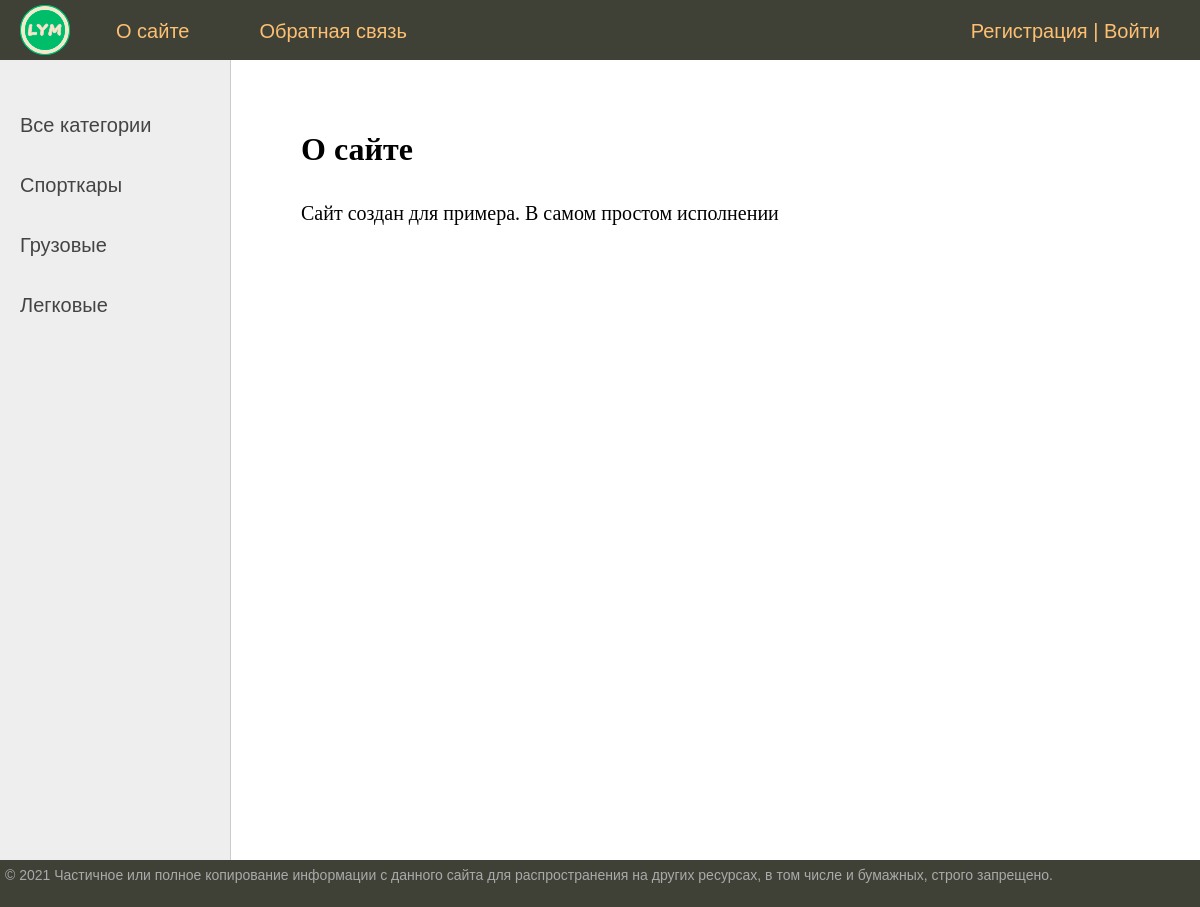
The page /about/ on the database its author committed.
### brandauto/models.py (models this page shows, shortened)
class Menu(models.Model):
    title = models.CharField(max_length=255, verbose_name='Заголовок меню')
    url_name = models.CharField(max_length=255, verbose_name='URL меню')
    class Meta:
        verbose_name = 'Меню'
        verbose_name_plural = 'Меню'
        ordering = ['id']

class Category(models.Model):
    name = models.CharField(max_length=100, db_index=True, verbose_name='Категория')
    slug = models.SlugField(max_length=255, unique=True, db_index=True, verbose_name='URL')
    def get_absolute_url(self):
        return reverse('category', kwargs={'cat_slug': self.slug})
    class Meta:
        verbose_name = 'Категория'
        verbose_name_plural = 'Категории'
        ordering = ['id']

### brandauto/views.py (the view)
# urls.py: path('about/', about, name='about'),
def about(request):
    if not request.user.is_authenticated:
        menu = Menu.objects.filter(~Q(url_name='add_page'))
    else:
        menu = Menu.objects.all()
    cats = get_cats_auto()
    return render(request, 'brandauto/about.html', {'menu': menu,
                                                    'title': 'О сайте',
                                                    'cats': cats})

### brandauto/utils.py (called while the page is built)
def get_cats_auto():
    cats = Category.objects.annotate(Count('cars')).order_by('id')
    return cats

### brandauto/templates/brandauto/about.html
{% extends 'brandauto/base.html' %}
{% block content %}
<h1>{{title}}</h1>
<p>Сайт создан для примера. В самом простом исполнении</p>
{% endblock %}

### brandauto/templates/brandauto/base.html (shortened to what this page needs)
{% load static %}
{% load django_bootstrap5 %}
{% bootstrap_css %}
<!DOCTYPE html>
<html>
<head>
	<link type="text/css" href="{% static 'brandauto/css/styles.css' %}" rel="stylesheet" />
</head>
<body>
<div class="table-page">
	{% block mainmenu %}
	<div class="header">
		<ul id="mainmenu" class="mainmenu">
			<li class="logo"><a href="{% url 'home' %}"><div class="logo"></div></a></li>
			{% for m in menu %}
			<li><a href="{% url m.url_name %}">{{m.title}}</a></li>
			{% endfor %}
			{% if request.user.is_authenticated %}
			<div class="last">
				<div id="block_mini_profile">
					{% include 'users/user_profile.html' %}
				</div>
				<a class="logout" href="{% url 'logout' %}">Выйти</a>
			</div>
			{% else %}
			<li class="last"><a href="{% url 'register' %}">Регистрация</a> | <a href="{% url 'login' %}">Войти</a></li>
			{% endif %}
		</ul>
	</div>
	{% endblock mainmenu %}
	<div class="table-content">
		<div class="left-chapters">
			<ul id="leftchapters">
			{% if cat_selected == 0 %}
					<li class="selected">Все категории</li>
			{% else %}
					<li><a href="{% url 'home' %}">Все категории</a></li>
			{% endif %}
			{% for c in cats %}
			{% if c.cars__count > 0 %}
				{% if c.pk == cat_selected %}
					<li class="selected">{{ c.name }}</li>
				{% else %}
					<li><a href="{{ c.get_absolute_url }}">{{ c.name }}</a></li>
				{% endif %}
			{% endif %}
			{% endfor %}
			</ul>
		</div>
		<div class="content">
			<div class="content-text">
			{% block content %}
			{% endblock content %}
			</div>
		</div>
	</div>
	<div id="footer">
		<p>&copy; 2021 Частичное или полное копирование информации с данного сайта для распространения на других ресурсах, в том числе и бумажных, строго запрещено.</p>
	</div>
</div>
</body>
</html>

### brandauto/static/brandauto/css/styles.css (style rules this page uses)
html, body { font-family: 'Arial'; margin: 0; padding: 0; height: 100%; width: 100%; color: #444; }
ul { list-style: none; }
h1 { font-weight: bold; margin: 0 0 30px 0; }
div { display: flex; flex-direction: row; }
a { color: #0059b2; text-decoration: none; }
.table-page { flex-direction: column; }
.header { background: #3F4137; height: 60px; display: block; }
.logo { background: url('../images/logo.png') no-repeat 20px 5px; width: 86px; height: 55px; }
ul.mainmenu { list-style: none; margin: 0; padding: 0; height: 60px; color: #fdc073; font-size: 20px; overflow: hidden; }
ul.mainmenu li { float: left; margin: 16px 40px 0 30px; }
ul.mainmenu li.logo { margin: 0; }
ul.mainmenu li.last { float: right; }
ul.mainmenu li a { color: #fdc073; text-decoration: none; }
.table-content { width: 100%; min-height: 100%; height: auto; }
.left-chapters { margin: 0; background: #eee; border-right: 1px solid #ccc; }
.left-chapters ul { width: 230px; margin: 0; padding: 20px 10px 10px 20px; list-style: none; font-size: 20px; }
.left-chapters ul li { margin: 30px 0 0 0; }
.left-chapters ul li a { color: #444; text-decoration: none; }
.content { padding: 40px 20px 20px 40px; width: 100%; min-height: 100vh; box-sizing: border-box; }
.content-text { flex-direction: column; margin: 30px 0 0 30px; color: #000; font-size: 20px; font-family: Yandex Sans Display Light; }
.content-text h1 { font-size: 32px; }
#footer { box-sizing: border-box; background: #3F4137; padding: 5px; color: #aaa; font-size: 14px; font-family: Verdana, Geneva, Arial, Helvetica; text-align: left; }

### rows shown on the page
Menu: title "О сайте"
Menu: title "Обратная связь"
Category: name "Спорткары"
Category: name "Грузовые"
Category: name "Легковые"
